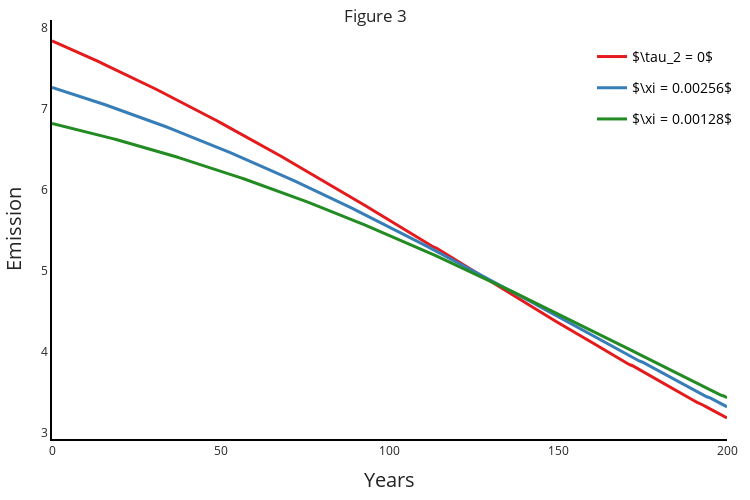

The cell this chart's notebook holds for it:
### Code cell
from plots import fig1
fig = fig1(
    e_base, 
    legend_list= [r'$\tau_2 = 0$', r'$\xi = 0.00256$', r'$\xi = 0.00128$'],
    xylabel = ('Years', 'Emission'),
    title = "Figure 3"
)
fig.show()

### Figure 1 — Plotly figure (JSON) as saved in the notebook; plotly's stock layout.template omitted (floating-point values rounded to 4 significant figures; data arrays with more than 128 entries replaced by an {"elided": "..."} marker saying what was removed)
{"data": [{"legendgroup": "0", "line": {"color": "rgb(228,26,28)", "width": 3}, "mode": "lines", "name": "$\\tau_2 = 0$", "showlegend": true, "type": "scatter", "x": {"elided": "201 int values"}, "xaxis": "x", "y": {"elided": "500 float values"}, "yaxis": "y"}, {"legendgroup": "1", "line": {"color": "rgb(55,126,184)", "width": 3}, "mode": "lines", "name": "$\\xi = 0.00256$", "showlegend": true, "type": "scatter", "x": {"elided": "201 int values"}, "xaxis": "x", "y": {"elided": "500 float values"}, "yaxis": "y"}, {"legendgroup": "2", "line": {"color": "forestgreen", "width": 3}, "mode": "lines", "name": "$\\xi = 0.00128$", "showlegend": true, "type": "scatter", "x": {"elided": "201 int values"}, "xaxis": "x", "y": {"elided": "500 float values"}, "yaxis": "y"}], "layout": {"height": 500, "legend": {"font": {"color": "black", "size": 14}, "x": 0.8, "y": 0.95}, "margin": {"b": 20, "l": 20, "r": 20, "t": 20}, "plot_bgcolor": "rgb(255,255,255)", "showlegend": true, "title": {"text": "Figure 3", "xanchor": "center", "yanchor": "top"}, "width": 750, "xaxis": {"anchor": "y", "domain": [0, 1], "linecolor": "black", "linewidth": 2, "showline": true, "title": {"font": {"size": 20}, "text": "Years"}}, "yaxis": {"anchor": "x", "domain": [0, 1], "linecolor": "black", "linewidth": 2, "showline": true, "title": {"font": {"size": 20}, "text": "Emission"}}}}
